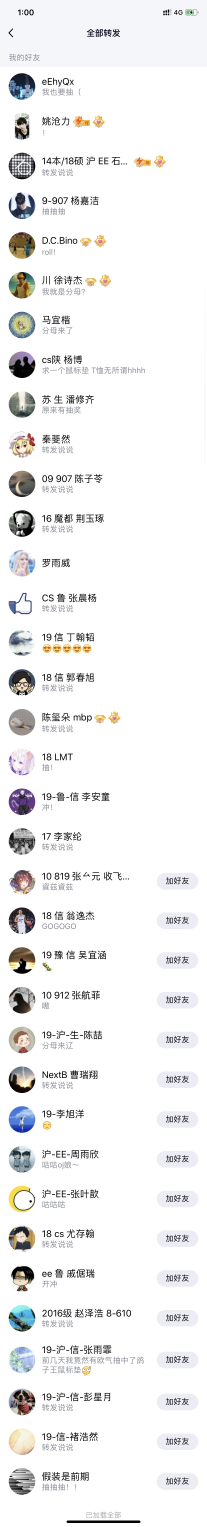
#> input picture PicRoll/TShirt.JPG, 828 x 6108 px, found by its file name (shown at 1/4 size)
$ python roll.py
#> lines starting #> are read from the running program, lines starting #| are printed output that depends on the picture; after the words box and inside, x2 and y2 are one past the last pixel; in counts of white or black regions, pixels touching at a corner belong together
import cv2
from  random import randint

def roll(img_path):
#> called with img_path = 'TShirt.jpg'
    img=cv2.imread(img_path)
#> img is the input picture: shape (6108, 828, 3); mean B, G, R 241.2, 241.1, 241.3
    h,w=img.shape[0],img.shape[1]
#> h = 6108; w = 828

    luckyman=randint(270,h)
#> luckyman = 3425
    cv2.line(img,(0,luckyman),(w,luckyman),(0,255,0),10)
    top=luckyman-100 if luckyman-100>270 else 270
#> top = 3325
    bottom=luckyman+100 if luckyman+100<h-83 else h-83
#> bottom = 3525
    img=img[top:bottom][:]
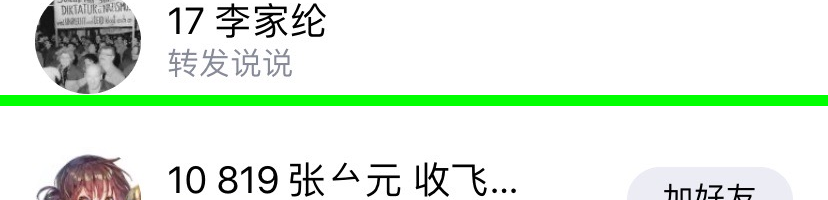
#> img: shape (200, 828, 3); mean B, G, R 223.8, 237.5, 224.1

    cv2.imshow('img',img)
    cv2.waitKey(0)

#T-Shirt 1
roll('TShirt.jpg')
#T-Shirt 2
roll('TShirt.jpg')
#> call 2 of roll, with img_path = 'TShirt.jpg'
#> in roll (call 2), `img=img[top:bottom][:]`:
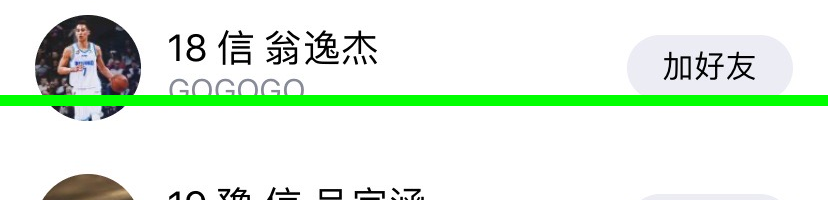
#> img: shape (200, 828, 3); mean B, G, R 224.9, 238.3, 224.9
#For Free!!!
roll('ForFree.jpg')
#> call 3 of roll, with img_path = 'ForFree.jpg'
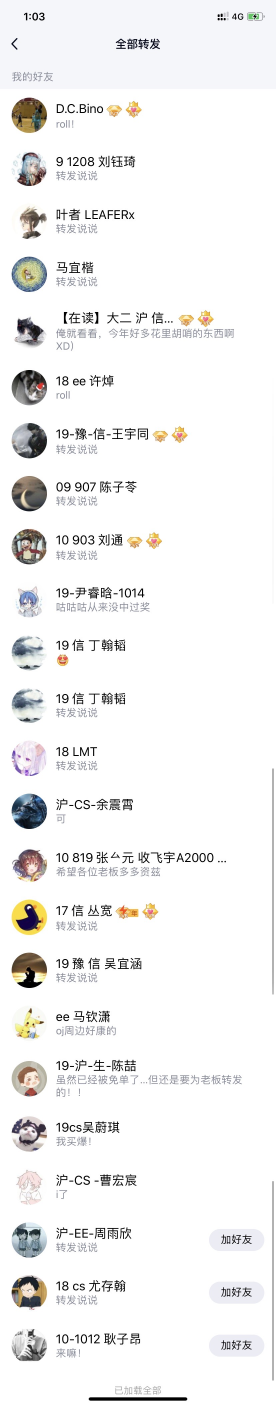
#> input picture PicRoll/ForFree.JPG, 828 x 4218 px, found by its file name (shown at 1/3 size)
#> in roll, img is the input picture: shape (4218, 828, 3); mean B, G, R 242.3, 242.6, 242.9
#> in roll (call 3), `cv2.line(img,(0,luckyman),(w,luckyman),(0,255,0),10)`:
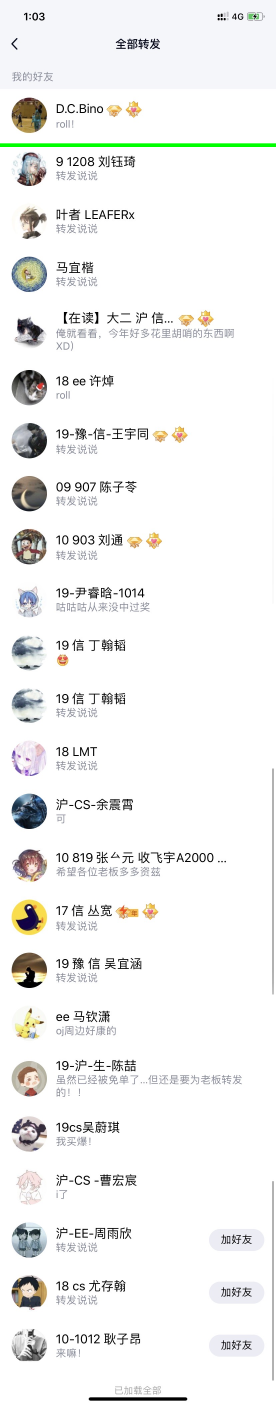
#> img: shape (4218, 828, 3) (shown at 1/3 size); 0.26% of pixels changed, all inside (x1, y1, x2, y2) = (0, 430, 828, 441)
#> in roll (call 3), `img=img[top:bottom][:]`:
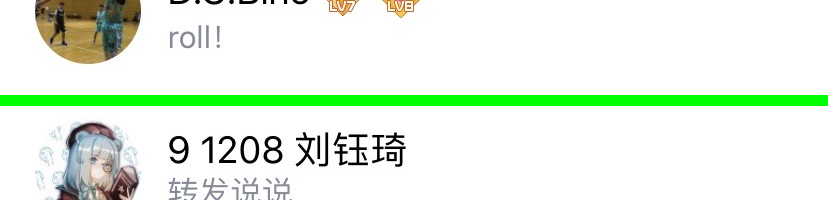
#> img: shape (200, 828, 3); mean B, G, R 226.2, 241.6, 228.3
